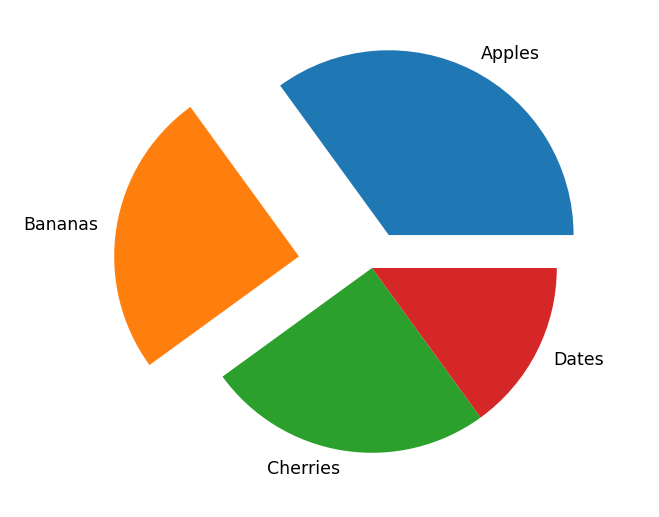

The Python source for this figure:
import matplotlib.pyplot as plt
import numpy as np

y = np.array([35, 25, 25, 15])
mylabels = ["Apples", "Bananas", "Cherries", "Dates"]
myexplode = [0.2, 0.4, 0, 0]

plt.pie(y, labels = mylabels, explode = myexplode)
plt.show()
